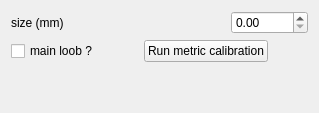
              <widget class="QWidget" name="tab">
               <attribute name="title">
                <string>Direct coefficient</string>
               </attribute>
               <layout class="QVBoxLayout" name="verticalLayout_5">
                <item>
                 <layout class="QHBoxLayout" name="horizontalLayout_6">
                  <item>
                   <widget class="QLabel" name="label_9">
                    <property name="text">
                     <string>size (mm)</string>
                    </property>
                   </widget>
                  </item>
                  <item>
                   <spacer name="horizontalSpacer_19">
                    <property name="orientation">
                     <enum>Qt::Horizontal</enum>
                    </property>
                    <property name="sizeHint" stdset="0">
                     <size>
                      <width>40</width>
                      <height>20</height>
                     </size>
                    </property>
                   </spacer>
                  </item>
                  <item>
                   <widget class="QDoubleSpinBox" name="doubleSpinBox_metricCalib_mkSize">
                    <property name="maximum">
                     <double>99999.990000000005239</double>
                    </property>
                    <property name="singleStep">
                     <double>0.500000000000000</double>
                    </property>
                   </widget>
                  </item>
                 </layout>
                </item>
                <item>
                 <layout class="QHBoxLayout" name="horizontalLayout_12">
                  <item>
                   <widget class="QCheckBox" name="checkBox_metricCalib_mainLoobCoeff">
                    <property name="text">
                     <string>main loob ?</string>
                    </property>
                    <property name="checked">
                     <bool>false</bool>
                    </property>
                   </widget>
                  </item>
                  <item>
                   <spacer name="horizontalSpacer_20">
                    <property name="orientation">
                     <enum>Qt::Horizontal</enum>
                    </property>
                    <property name="sizeHint" stdset="0">
                     <size>
                      <width>40</width>
                      <height>20</height>
                     </size>
                    </property>
                   </spacer>
                  </item>
                  <item>
                   <widget class="QPushButton" name="pushButton__metricCalib_validateCoeff">
                    <property name="text">
                     <string>Run metric calibration</string>
                    </property>
                   </widget>
                  </item>
                  <item>
                   <spacer name="horizontalSpacer_21">
                    <property name="orientation">
                     <enum>Qt::Horizontal</enum>
                    </property>
                    <property name="sizeHint" stdset="0">
                     <size>
                      <width>40</width>
                      <height>20</height>
                     </size>
                    </property>
                   </spacer>
                  </item>
                 </layout>
                </item>
                <item>
                 <spacer name="verticalSpacer_4">
                  <property name="orientation">
                   <enum>Qt::Vertical</enum>
                  </property>
                  <property name="sizeHint" stdset="0">
                   <size>
                    <width>20</width>
                    <height>40</height>
                   </size>
                  </property>
                 </spacer>
                </item>
               </layout>
              </widget>
